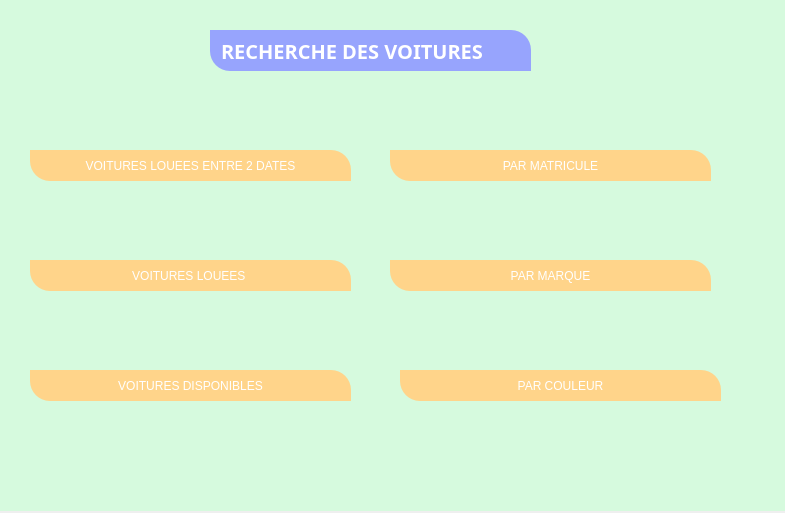
<?xml version="1.0" encoding="UTF-8"?>
<ui version="4.0">
 <class>Form</class>
 <widget class="QWidget" name="Form">
  <property name="geometry">
   <rect>
    <x>0</x>
    <y>0</y>
    <width>785</width>
    <height>513</height>
   </rect>
  </property>
  <property name="windowTitle">
   <string>Form</string>
  </property>
  <widget class="QLabel" name="label">
   <property name="geometry">
    <rect>
     <x>-60</x>
     <y>0</y>
     <width>881</width>
     <height>511</height>
    </rect>
   </property>
   <property name="styleSheet">
    <string notr="true">background-image: url(:/newPrefix/v.jpg.jpg);
background-color: rgb(214, 250, 222);</string>
   </property>
   <property name="text">
    <string/>
   </property>
  </widget>
  <widget class="QLabel" name="label_7">
   <property name="geometry">
    <rect>
     <x>210</x>
     <y>30</y>
     <width>321</width>
     <height>41</height>
    </rect>
   </property>
   <property name="font">
    <font>
     <family>Montserrat</family>
     <pointsize>15</pointsize>
     <weight>75</weight>
     <bold>true</bold>
    </font>
   </property>
   <property name="styleSheet">
    <string notr="true">
color:white;
text-align:center;
padding:5px;
background-color: rgb(151, 164, 253);
border-top-right-radius: 20px;
border-bottom-left-radius: 20px;</string>
   </property>
   <property name="text">
    <string>RECHERCHE DES VOITURES</string>
   </property>
  </widget>
  <widget class="QPushButton" name="pushButton">
   <property name="geometry">
    <rect>
     <x>30</x>
     <y>150</y>
     <width>321</width>
     <height>31</height>
    </rect>
   </property>
   <property name="styleSheet">
    <string notr="true">color: rgb(255, 255, 255);
background-color: rgb(255, 212, 138);
font: 75 12pt &quot;MS Shell Dlg 2&quot;;
border-top-right-radius: 20px;
border-bottom-left-radius: 20px;
text-align:center;
padding:5px;</string>
   </property>
   <property name="text">
    <string>VOITURES LOUEES ENTRE 2 DATES</string>
   </property>
  </widget>
  <widget class="QPushButton" name="pushButton_2">
   <property name="geometry">
    <rect>
     <x>30</x>
     <y>370</y>
     <width>321</width>
     <height>31</height>
    </rect>
   </property>
   <property name="styleSheet">
    <string notr="true">color: rgb(255, 255, 255);
background-color: rgb(255, 212, 138);
font: 75 12pt &quot;MS Shell Dlg 2&quot;;
border-top-right-radius: 20px;
border-bottom-left-radius: 20px;
text-align:center;
padding:5px;</string>
   </property>
   <property name="text">
    <string>VOITURES DISPONIBLES</string>
   </property>
  </widget>
  <widget class="QPushButton" name="pushButton_3">
   <property name="geometry">
    <rect>
     <x>30</x>
     <y>260</y>
     <width>321</width>
     <height>31</height>
    </rect>
   </property>
   <property name="styleSheet">
    <string notr="true">color: rgb(255, 255, 255);
background-color: rgb(255, 212, 138);
font: 75 12pt &quot;MS Shell Dlg 2&quot;;
border-top-right-radius: 20px;
border-bottom-left-radius: 20px;
text-align:center;
padding:5px;</string>
   </property>
   <property name="text">
    <string>VOITURES LOUEES </string>
   </property>
  </widget>
  <widget class="QPushButton" name="pushButton_4">
   <property name="geometry">
    <rect>
     <x>400</x>
     <y>370</y>
     <width>321</width>
     <height>31</height>
    </rect>
   </property>
   <property name="styleSheet">
    <string notr="true">color: rgb(255, 255, 255);
background-color: rgb(255, 212, 138);
font: 75 12pt &quot;MS Shell Dlg 2&quot;;
border-top-right-radius: 20px;
border-bottom-left-radius: 20px;
text-align:center;
padding:5px;</string>
   </property>
   <property name="text">
    <string>PAR COULEUR</string>
   </property>
  </widget>
  <widget class="QPushButton" name="pushButton_5">
   <property name="geometry">
    <rect>
     <x>390</x>
     <y>260</y>
     <width>321</width>
     <height>31</height>
    </rect>
   </property>
   <property name="styleSheet">
    <string notr="true">color: rgb(255, 255, 255);
background-color: rgb(255, 212, 138);
font: 75 12pt &quot;MS Shell Dlg 2&quot;;
border-top-right-radius: 20px;
border-bottom-left-radius: 20px;
text-align:center;
padding:5px;</string>
   </property>
   <property name="text">
    <string>PAR MARQUE</string>
   </property>
  </widget>
  <widget class="QPushButton" name="pushButton_6">
   <property name="geometry">
    <rect>
     <x>390</x>
     <y>150</y>
     <width>321</width>
     <height>31</height>
    </rect>
   </property>
   <property name="styleSheet">
    <string notr="true">color: rgb(255, 255, 255);
background-color: rgb(255, 212, 138);
font: 75 12pt &quot;MS Shell Dlg 2&quot;;
border-top-right-radius: 20px;
border-bottom-left-radius: 20px;
text-align:center;
padding:5px;</string>
   </property>
   <property name="text">
    <string>PAR MATRICULE</string>
   </property>
  </widget>
 </widget>
 <resources>
  <include location="zsza.qrc"/>
 </resources>
 <connections/>
</ui>
